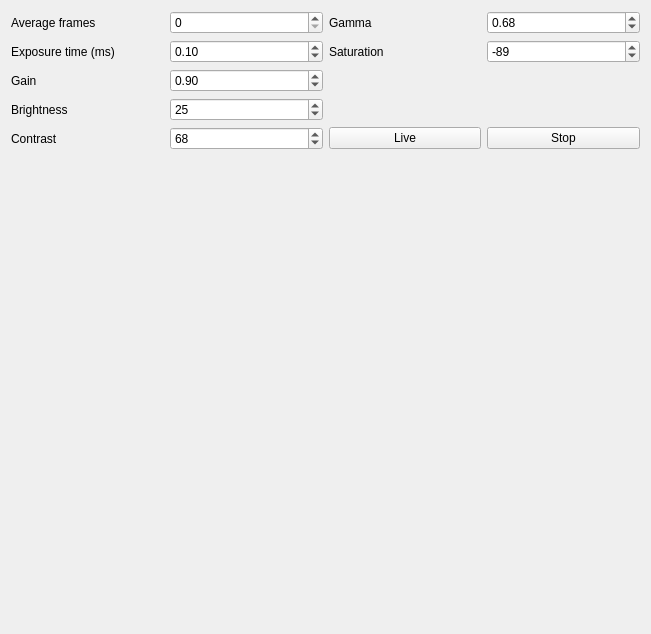
<?xml version="1.0" encoding="UTF-8"?>
<ui version="4.0">
 <class>Camera</class>
 <widget class="QWidget" name="Camera">
  <property name="geometry">
   <rect>
    <x>0</x>
    <y>0</y>
    <width>651</width>
    <height>634</height>
   </rect>
  </property>
  <property name="windowTitle">
   <string>Form</string>
  </property>
  <layout class="QVBoxLayout" name="verticalLayout_2">
   <item>
    <layout class="QVBoxLayout" name="verticalLayout">
     <item>
      <layout class="QGridLayout" name="gridLayout">
       <item row="0" column="0">
        <widget class="QLabel" name="label_3">
         <property name="text">
          <string>Average frames</string>
         </property>
        </widget>
       </item>
       <item row="2" column="0">
        <widget class="QLabel" name="label">
         <property name="text">
          <string>Gain</string>
         </property>
        </widget>
       </item>
       <item row="3" column="1">
        <widget class="QSpinBox" name="Box_Brightness">
         <property name="value">
          <number>25</number>
         </property>
        </widget>
       </item>
       <item row="1" column="0">
        <widget class="QLabel" name="label_2">
         <property name="text">
          <string>Exposure time (ms)</string>
         </property>
        </widget>
       </item>
       <item row="4" column="0">
        <widget class="QLabel" name="label_5">
         <property name="text">
          <string>Contrast</string>
         </property>
        </widget>
       </item>
       <item row="3" column="0">
        <widget class="QLabel" name="label_4">
         <property name="text">
          <string>Brightness</string>
         </property>
        </widget>
       </item>
       <item row="0" column="1">
        <widget class="QSpinBox" name="Box_AveFrames"/>
       </item>
       <item row="4" column="1">
        <widget class="QSpinBox" name="Box_Contrast">
         <property name="maximum">
          <number>100</number>
         </property>
         <property name="value">
          <number>68</number>
         </property>
        </widget>
       </item>
       <item row="2" column="1">
        <widget class="QDoubleSpinBox" name="Box_Gain">
         <property name="maximum">
          <double>25.000000000000000</double>
         </property>
         <property name="singleStep">
          <double>0.500000000000000</double>
         </property>
         <property name="value">
          <double>0.900000000000000</double>
         </property>
        </widget>
       </item>
       <item row="1" column="1">
        <widget class="QDoubleSpinBox" name="Box_ExpTime">
         <property name="value">
          <double>0.100000000000000</double>
         </property>
        </widget>
       </item>
       <item row="0" column="2">
        <widget class="QLabel" name="label_6">
         <property name="text">
          <string>Gamma</string>
         </property>
        </widget>
       </item>
       <item row="1" column="2">
        <widget class="QLabel" name="label_7">
         <property name="text">
          <string>Saturation</string>
         </property>
        </widget>
       </item>
       <item row="1" column="3">
        <widget class="QSpinBox" name="Box_Saturation">
         <property name="minimum">
          <number>-100</number>
         </property>
         <property name="maximum">
          <number>100</number>
         </property>
         <property name="value">
          <number>-89</number>
         </property>
        </widget>
       </item>
       <item row="0" column="3">
        <widget class="QDoubleSpinBox" name="Box_Gamma">
         <property name="maximum">
          <double>5.000000000000000</double>
         </property>
         <property name="value">
          <double>0.680000000000000</double>
         </property>
        </widget>
       </item>
       <item row="4" column="2">
        <widget class="QPushButton" name="live_button">
         <property name="text">
          <string>Live</string>
         </property>
        </widget>
       </item>
       <item row="4" column="3">
        <widget class="QPushButton" name="stop_button">
         <property name="text">
          <string>Stop</string>
         </property>
        </widget>
       </item>
      </layout>
     </item>
     <item>
      <widget class="MplWidgetCamera" name="CameraView" native="true">
       <property name="sizePolicy">
        <sizepolicy hsizetype="Preferred" vsizetype="Preferred">
         <horstretch>0</horstretch>
         <verstretch>0</verstretch>
        </sizepolicy>
       </property>
       <property name="autoFillBackground">
        <bool>true</bool>
       </property>
      </widget>
     </item>
    </layout>
   </item>
  </layout>
 </widget>
 <customwidgets>
  <customwidget>
   <class>MplWidgetCamera</class>
   <extends>QWidget</extends>
   <header>mplwidgetcamera.h</header>
   <container>1</container>
  </customwidget>
 </customwidgets>
 <resources/>
 <connections/>
</ui>
